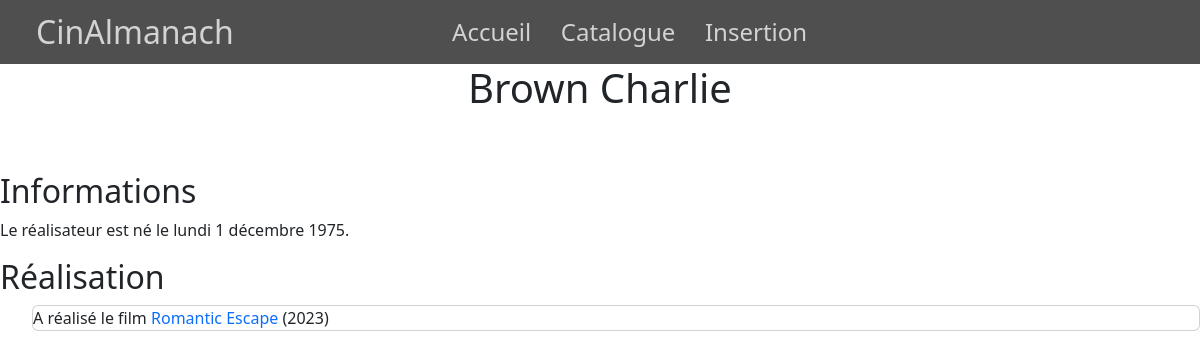
The app's page /index.php?action=detailDirector&id=2 with its own data.
### tables this page shows
CREATE TABLE IF NOT EXISTS `director` (
  `id_director` int NOT NULL AUTO_INCREMENT,
  `id_person` int NOT NULL,
  PRIMARY KEY (`id_director`),
  UNIQUE KEY `id_person` (`id_person`),
  CONSTRAINT `FK_director_person` FOREIGN KEY (`id_person`) REFERENCES `person` (`id_person`) ON DELETE CASCADE ON UPDATE CASCADE
);

CREATE TABLE IF NOT EXISTS `person` (
  `id_person` int NOT NULL AUTO_INCREMENT,
  `name` varchar(255) NOT NULL DEFAULT '',
  `firstname` varchar(255) NOT NULL DEFAULT '',
  `birthday` date NOT NULL,
  `genre` varchar(255) NOT NULL DEFAULT '',
  PRIMARY KEY (`id_person`)
);

CREATE TABLE IF NOT EXISTS `movie` (
  `id_movie` int NOT NULL AUTO_INCREMENT,
  `name` varchar(255) NOT NULL,
  `date_release` date NOT NULL,
  `duration` int NOT NULL,
  `synopsis` mediumtext NOT NULL,
  `poster` text NOT NULL,
  `rate` decimal(2,1) NOT NULL DEFAULT '0.0',
  `id_director` int NOT NULL,
  PRIMARY KEY (`id_movie`),
  KEY `FK_movie_director` (`id_director`),
  CONSTRAINT `FK_movie_director` FOREIGN KEY (`id_director`) REFERENCES `director` (`id_director`) ON DELETE CASCADE ON UPDATE CASCADE
);

### controller/DirectorController.php (called while the page is built, shortened)
<?php
class DirectorController {
    public function detailDirector(int $id){
        $directorManager = new DirectorManager();
        $director = $directorManager->getDirectorDetail($id);
        $listMovies = $directorManager->getMovieOfDirector($id);
        require 'view/detail/detailDirector.php';
    }
}
?>

### model/Connect.php (called while the page is built, shortened)
<?php
abstract class Connect {
    public static function seConnecter(){
        try {
            return new \PDO(
                "mysql:host=".self::HOST.";dbname=".self::DB.";charset=UTF8", self::USER, self::PASS
            );
        } catch (\PDOException $e) {
            return $e->getMessage();
        }
    }
}
?>

### model/DirectorManager.php (called while the page is built, shortened)
<?php
class DirectorManager{
    private \PDO $pdo;
    public function __construct() {
        $this->pdo = Connect::seConnecter();
    }
    public function getDirectorDetail(int $id){
        $request = $this->pdo->prepare("
            SELECT person.name, person.firstname , person.birthday , person.genre , id_director
            FROM person,director
            WHERE person.id_person = director.id_person AND id_director = :id;
        ");
        $request->bindParam(":id",$id);
        $request->execute();
        return $request->fetch();
    }
    public function getMovieOfDirector(int $id){
        $request = $this->pdo->prepare("
            SELECT * , YEAR(movie.date_release) AS date_release
            FROM movie
            WHERE id_director = :id
            ORDER BY movie.date_release;
        ");
        $request->bindParam(":id",$id);
        $request->execute();
        return $request->fetchAll();
    }
}

### view/detail/detailDirector.php (the view, shortened to what this page needs)
<?php ob_start();
$directorName = $director['name'].' '.$director['firstname'];
$birthday = new \DateTime($director['birthday']);
$formatter = new \IntlDateFormatter('fr_FR', \IntlDateFormatter::FULL, \IntlDateFormatter::NONE);
$formattedBirthday = $formatter->format($birthday);
$cardService = new CardService();
?>
<div id="wrapperWithoutPicture">
    <h2>Informations</h2>
    <p>Le <?=$director['genre']=='Female' ? "réalisatrice" : 'réalisateur'?> est né<?=$director['genre']=="Female" ? "e":""?> le <?=$formattedBirthday?>. </p>
    <?=!empty($listMovies) ? "<h2>Réalisation</h2>" : ""?>
    <?=$cardService->createListFilmographyDirector($listMovies,$director['genre'])?>
</div>
<?php
$titleText = $directorName;
$content = ob_get_clean();
require_once "view/template.php";
?>

### service/CardService.php (shortened to what this page needs)
<?php
class CardService {
    public function createListFilmographyDirector (array $productMovie,$genre):string{
        $htmlContent='<ul>';
        foreach ($productMovie as $key => $movie) {
            if ($genre == 'Female') {
                $product = "réalisée";
            }else {
                $product = "réalisé";
            }
            $htmlContent.='<div class="card"><li>';
            $htmlContent.= 'A '.$product.' le film <a href=./index.php?action=detailMovie&id='.$movie['id_movie'].'>'.$movie['name'].'</a> ('.$movie['date_release'].')</li>' ;
            $htmlContent.='</div>';
        }
        $htmlContent.='</ul>';
        return $htmlContent;
    }
}

### view/template.php (shortened to what this page needs)
<!DOCTYPE html>
<html lang="fr">
<head>
    <link rel="stylesheet" href="https://cdn.jsdelivr.net/npm/bootstrap@5.3.2/dist/css/bootstrap.min.css">
    <link rel="stylesheet" href="public/css/style.css">
</head>
<body>
    <header>
        <div id="logo">
            <p>Cin<span>Almanach</span></p>
        </div>
        <nav>
            <ul>
                <li class="linkNav"><a href="./index.php">Accueil</a></li>
                <a href="./index.php?action=listMovies"><li>Catalogue</li></a>
                <a href="./index.php?action=createMovie"><li>Insertion</li></a>
            </ul>
        </nav>
    </header>
    <div id="content">
        <h1><?=$titleText ?></h1>
        <?=$content?>
    </div>
</body>
</html>

### public/css/style.css (style rules this page uses)
* { margin:0; padding: 0; box-sizing: 0; }
h1 { text-align: center; margin: 5%; }
header { width: 100vw; height: 8vh; position: fixed; top: 0; display: flex; align-items: center; justify-content: center; z-index: 99; background-color: rgba(49, 49, 49,0.85); color: lightgray; }
header #logo { position: absolute; left: 3%; font-size: xx-large; }
#logo p { margin-bottom: 0; }
header nav { justify-self: center; }
header nav ul { display: flex; gap : 10%; margin:0; padding: 0; }
header nav li { list-style: none; position: relative; }
header a { text-decoration: none; font-size: x-large; color: lightgray; }
header li::after { content: ''; position: absolute; width: 100%; transform: scaleX(0); height: 1px; bottom: 0; left: 0; background-color: lightgray; transform-origin: bottom right; transition: transform 0.5s ease-out; }
#content { margin-top: 8vh; }
a { text-decoration: none; }
li { list-style: none; }
#wrapperWithoutPicture { display: flex; flex-direction: column; }

### records on screen
director: id_person.firstname "Brown Charlie", id_person.birthday "lundi 1 décembre 1975"
movie: name "Romantic Escape", date_release "2023"
person: genre "réalisé"
